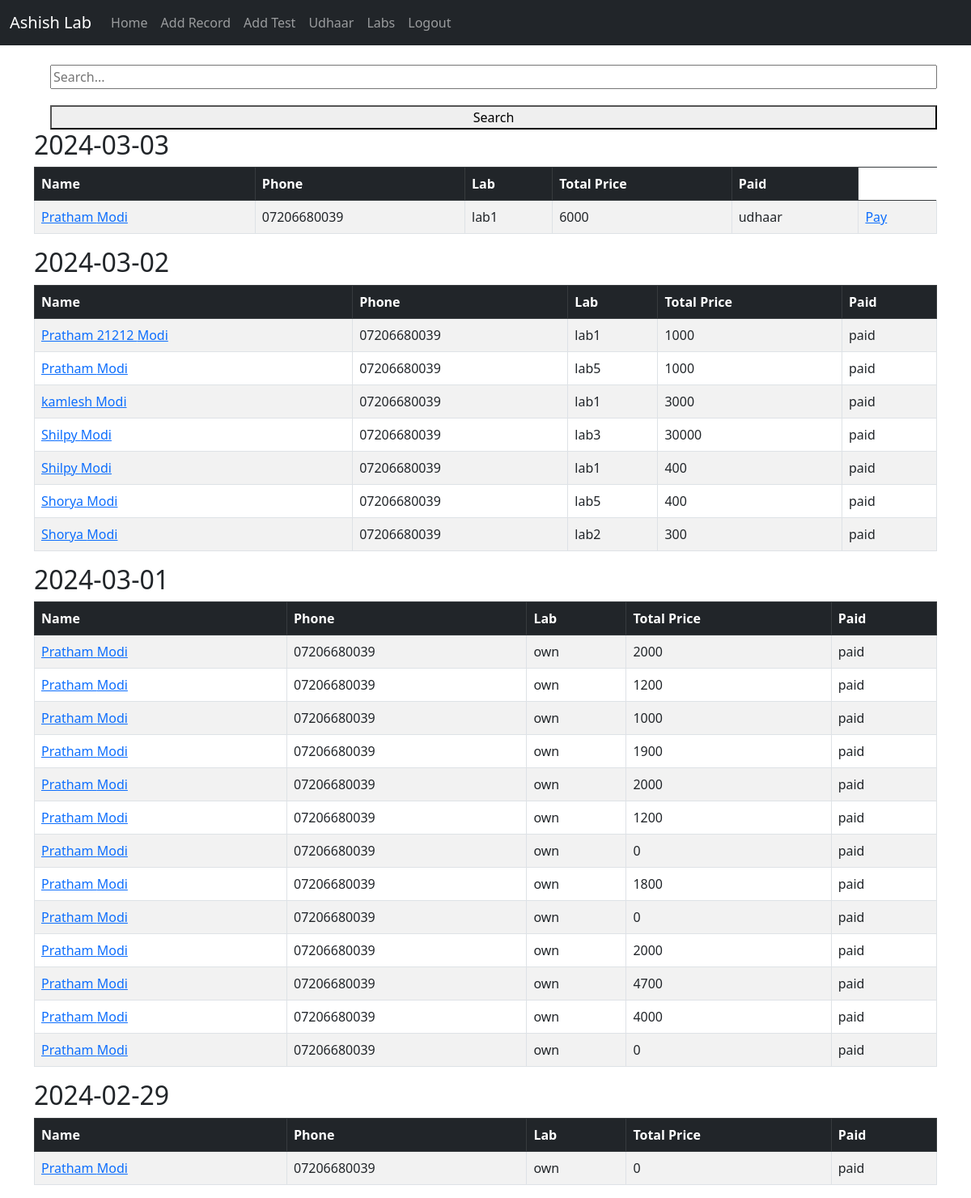
The app's page / (signed in) with its own data.
### website/models.py (models this page shows, shortened)
class Record(models.Model):
	tests = models.ManyToManyField('Test', related_name='records')
	created_at = models.DateTimeField(auto_now_add=True)
	first_name = models.CharField(max_length=50)
	last_name =  models.CharField(max_length=50)
	phone = models.CharField(max_length=15)
	lab = models.CharField(max_length=50, default='own')
	total_price = models.IntegerField(default = 0)
	paid = models.CharField(max_length=50, default='paid')

### website/views.py (the view)
# urls.py: path('', views.home, name='home'),
def home(request):
	records = Record.objects.all()
	if request.method == 'POST':
		username = request.POST['username']
		password = request.POST['password']
		user = authenticate(request, username=username, password=password)
		if user is not None:
			login(request, user)
			messages.success(request, "You Have Been Logged In!")
			return redirect('home')
		else:
			messages.success(request, "There Was An Error Logging In, Please Try Again...")
			return redirect('home')
	else:
		return render(request, 'home.html', {'records':records})

### templates/home.html (shortened to what this page needs)
{% extends 'base.html' %}
{% block content %}
{% if user.is_authenticated %}
{% if records %}
    <form method="GET" action="{% url 'search_records' %}">
        <input type="text" name="query" placeholder="Search...">
        <button type="submit">Search</button>
    </form>
    {% regroup records by created_at|date:"Y-m-d" as grouped_records %}
    {% for group in grouped_records reversed %}
        <h2>{{ group.grouper }}</h2>
        <table class="table table-striped table-hover table-bordered">
            <thead class="table-dark">
                <tr>
                    <th scope="col">Name</th>
                    <th scope="col">Phone</th>
                    <th scope="col">Lab</th>
                    <th scope="col">Total Price</th>
                    <th scope="col">Paid</th>
                </tr>
            </thead>
            <tbody>
                {% for record in group.list reversed %}
                    <tr>
                        <td><a href="{% url 'record' record.id %}">{{ record.first_name }} {{ record.last_name }}</a></td>
                        <td>{{ record.phone }}</td>
                        <td>{{ record.lab }}</td>
                        <td>{{ record.total_price }}</td>
                        <td>{{ record.paid }}</td>
                        {% if record.paid == "udhaar" %}
                            <td><a href="{% url 'pay_option' record.id %}">Pay</a></td>
                        {% endif %}
                    </tr>
                {% endfor %}
            </tbody>
        </table>
    {% endfor %}
{% endif %}
{% endif %}
{% endblock %}

### templates/base.html (shortened to what this page needs)
<!doctype html>
<html lang="en">
  {% load static %}
<head>
  <link rel="stylesheet" type="text/css" href="{% static 'styles.css' %}">
    <link href="https://cdn.jsdelivr.net/npm/bootstrap@5.3.0-alpha1/dist/css/bootstrap.min.css" rel="stylesheet">
  </head>
  <body>
    {% include 'navbar.html' %}
    <div class="container">
      <br/>
      {% block content %}
      {% endblock%}
    </div>
  </body>
</html>

### templates/navbar.html (shortened to what this page needs)
<nav class="navbar navbar-expand-lg navbar-dark bg-dark">
  <div class="container-fluid">
    <a class="navbar-brand" href="{% url 'home' %}">Ashish Lab</a>
    <div class="collapse navbar-collapse" id="navbarSupportedContent">
      <ul class="navbar-nav me-auto mb-2 mb-lg-0">
        {% if user.is_authenticated %}
        <li class="nav-item">
          <a class="nav-link" href="{% url 'home' %}">Home</a>
        </li>
        <li class="nav-item">
          <a class="nav-link" href="{% url 'add_record' %}">Add Record</a>
        </li>
        <li class="nav-item">
          <a class="nav-link" href="{% url 'add_product' %}">Add Test</a>
        </li>
        <li class="nav-item">
          <a class="nav-link" href="{% url 'udhaar' %}">Udhaar</a>
        </li>
        <li class="nav-item">
          <a class="nav-link" href="{% url 'labs_list' %}">Labs</a>
        </li>
        <li class="nav-item">
          <a class="nav-link" href="{% url 'logout' %}">Logout</a>
        </li>
        {% endif %}
      </ul>
    </div>
  </div>
</nav>

### static/styles.css (style rules this page uses)
form { display: grid; grid-template-columns: 1fr 1fr; gap: 20px; }
form > *:not(#id_tests) { grid-column: 2; }
input[type="text"], select, input[type="number"] { width: 100%; }

### templates/base.html (style rules this page uses)
form { display: grid; grid-template-columns: auto 1fr; gap: 20px; }
form > *:not(#id_tests) { grid-column: 2; }
input[type="text"], select, input[type="number"] { width: 100%; }

### records on screen
Record: first_name "Pratham", last_name "Modi", phone "07206680039", lab "lab1", total_price "6000", paid "udhaar", shows "Pay"
Record: first_name "Pratham 21212", last_name "Modi", phone "07206680039", lab "lab1", total_price "1000", paid "paid"
Record: first_name "Pratham", last_name "Modi", phone "07206680039", lab "lab5", total_price "1000", paid "paid"
Record: first_name "kamlesh", last_name "Modi", phone "07206680039", lab "lab1", total_price "3000", paid "paid"
Record: first_name "Shilpy", last_name "Modi", phone "07206680039", lab "lab3", total_price "30000", paid "paid"
Record: first_name "Shilpy", last_name "Modi", phone "07206680039", lab "lab1", total_price "400", paid "paid"
Record: first_name "Shorya", last_name "Modi", phone "07206680039", lab "lab5", total_price "400", paid "paid"
Record: first_name "Shorya", last_name "Modi", phone "07206680039", lab "lab2", total_price "300", paid "paid"
Record: first_name "Pratham", last_name "Modi", phone "07206680039", lab "own", total_price "2000", paid "paid"
Record: first_name "Pratham", last_name "Modi", phone "07206680039", lab "own", total_price "1200", paid "paid"
Record: first_name "Pratham", last_name "Modi", phone "07206680039", lab "own", total_price "1000", paid "paid"
Record: first_name "Pratham", last_name "Modi", phone "07206680039", lab "own", total_price "1900", paid "paid"
Record: first_name "Pratham", last_name "Modi", phone "07206680039", lab "own", total_price "2000", paid "paid"
Record: first_name "Pratham", last_name "Modi", phone "07206680039", lab "own", total_price "1200", paid "paid"
Record: first_name "Pratham", last_name "Modi", phone "07206680039", lab "own", total_price "0", paid "paid"
Record: first_name "Pratham", last_name "Modi", phone "07206680039", lab "own", total_price "1800", paid "paid"
Record: first_name "Pratham", last_name "Modi", phone "07206680039", lab "own", total_price "0", paid "paid"
Record: first_name "Pratham", last_name "Modi", phone "07206680039", lab "own", total_price "2000", paid "paid"
Record: first_name "Pratham", last_name "Modi", phone "07206680039", lab "own", total_price "4700", paid "paid"
Record: first_name "Pratham", last_name "Modi", phone "07206680039", lab "own", total_price "4000", paid "paid"
Record: first_name "Pratham", last_name "Modi", phone "07206680039", lab "own", total_price "0", paid "paid"
Record: first_name "Pratham", last_name "Modi", phone "07206680039", lab "own", total_price "0", paid "paid"

### other values on screen
{{ group.grouper }} "2024-03-03" "2024-03-02" "2024-03-01" "2024-02-29"
